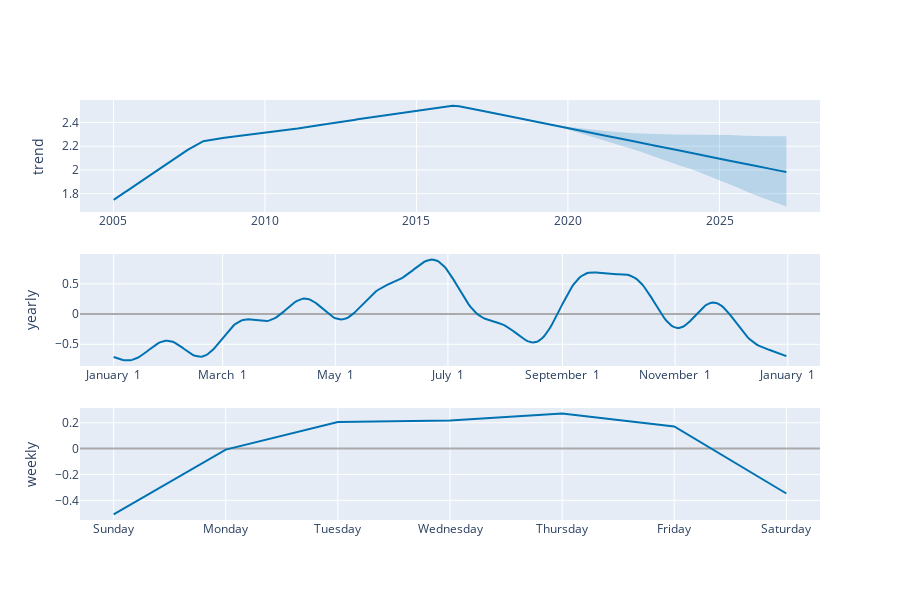

Here is the notebook cell this chart was saved with:
### Code cell
plot_components_plotly(m, forecast_df)

### Figure 1 — Plotly figure (JSON) as saved in the notebook; plotly's stock layout.template omitted (floating-point values rounded to 4 significant figures; data arrays with more than 128 entries replaced by an {"elided": "..."} marker saying what was removed)
{"data": [{"line": {"color": "#0072B2", "width": 2}, "mode": "lines", "name": "trend", "type": "scatter", "x": {"elided": "7082 str values"}, "xaxis": "x", "y": {"elided": "7082 float values"}, "yaxis": "y"}, {"line": {"color": "rgba(0, 114, 178, 0.2)", "width": 0}, "mode": "lines", "name": "trend_upper", "type": "scatter", "x": {"elided": "7082 str values"}, "xaxis": "x", "y": {"elided": "7082 float values"}, "yaxis": "y"}, {"fill": "tonexty", "fillcolor": "rgba(0, 114, 178, 0.2)", "line": {"color": "rgba(0, 114, 178, 0.2)", "width": 0}, "mode": "lines", "name": "trend_lower", "type": "scatter", "x": {"elided": "7082 str values"}, "xaxis": "x", "y": {"elided": "7082 float values"}, "yaxis": "y"}, {"line": {"color": "#0072B2", "width": 2}, "mode": "lines", "name": "yearly", "type": "scatter", "x": {"elided": "365 str values"}, "xaxis": "x2", "y": {"elided": "365 float values"}, "yaxis": "y2"}, {"line": {"color": "#0072B2", "width": 2}, "mode": "lines", "name": "weekly", "type": "scatter", "x": ["2017-01-01T00:00:00", "2017-01-02T00:00:00", "2017-01-03T00:00:00", "2017-01-04T00:00:00", "2017-01-05T00:00:00", "2017-01-06T00:00:00", "2017-01-07T00:00:00"], "xaxis": "x3", "y": [-0.5087, -0.008025, 0.2048, 0.2166, 0.2707, 0.1717, -0.3471], "yaxis": "y3"}], "layout": {"height": 600, "showlegend": false, "width": 900, "xaxis": {"anchor": "y", "domain": [0, 1], "range": ["2003-11-24T13:12:00", "2028-04-26T10:48:00"], "type": "date"}, "xaxis2": {"anchor": "y2", "domain": [0, 1], "range": ["2016-12-13T18:54:02.958904115", "2018-01-18T11:04:57.863013581"], "tickformat": "%B %e", "type": "date"}, "xaxis3": {"anchor": "y3", "domain": [0, 1], "range": ["2016-12-31T16:48:00", "2017-01-07T07:12:00"], "tickformat": "%A", "type": "date"}, "yaxis": {"anchor": "x", "domain": [0.7333, 1], "rangemode": "normal", "title": {"text": "trend"}, "zerolinecolor": "#AAA"}, "yaxis2": {"anchor": "x2", "domain": [0.3667, 0.6333], "title": {"text": "yearly"}, "zerolinecolor": "#AAA"}, "yaxis3": {"anchor": "x3", "domain": [0, 0.2667], "title": {"text": "weekly"}, "zerolinecolor": "#AAA"}}}
